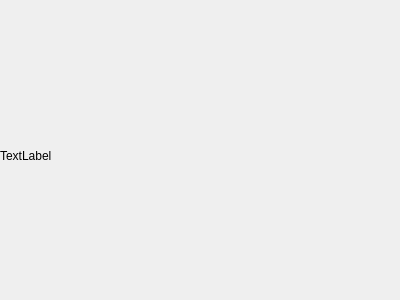
<?xml version="1.0" encoding="UTF-8"?>
<ui version="4.0">
 <class>Widget</class>
 <widget class="QWidget" name="Widget">
  <property name="geometry">
   <rect>
    <x>0</x>
    <y>0</y>
    <width>400</width>
    <height>300</height>
   </rect>
  </property>
  <property name="windowTitle">
   <string>Widget</string>
  </property>
  <widget class="QLabel" name="label">
   <property name="geometry">
    <rect>
     <x>0</x>
     <y>20</y>
     <width>391</width>
     <height>271</height>
    </rect>
   </property>
   <property name="text">
    <string>TextLabel</string>
   </property>
  </widget>
 </widget>
 <layoutdefault spacing="6" margin="11"/>
 <resources/>
 <connections/>
</ui>
